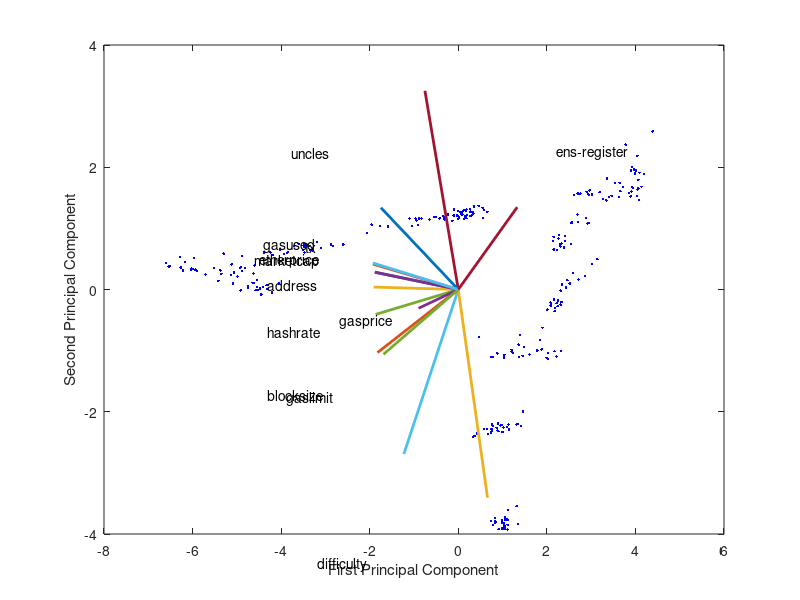

Here is the MATLAB script that generated this plot:
% In this script we collect our first two principal components, form there
% we concatenate them into a matrix, which will be our Projection Matrix.

clear all;

load data/eth_eigenvalues_supply.dat;  % Just so we can ensure that our data is in
                                %ascending / descending order as we need.
                                
load data/eth_eigenvectors_supply.dat;

% In these files our eigenvalues are in ascending order, and as we are
% considering two dimensions, we consider the last two eigenvectors as our
% projection matrix.

proj_matrix = zeros(14, 2); % Require a 14 x 2 matrix.

% We hard code it as there are only two vectors

proj_matrix(:, 1) = eth_eigenvectors_supply(:, 14);

proj_matrix(:, 2) = eth_eigenvectors_supply(:, 13);

%%%%%%%%%%%%%%%%%%%%%%%%%%%%%%%%%%%%%%%%%%%%%%%%%%%%%%%%%%%%%%%%%%%%%%%%
% In this next part, we use our projection matrix to transform our sample
% data to our new space. This new space should contain our data in 2
% dimensions with an 825 x 2 matrix.

load data/eth_data_afterNorm.dat;

transform = eth_data_afterNorm * proj_matrix;
%%%%%%%%%%%%%%%%%%%%%%%%%%%%%%%%%%%%%%%%%%%%%%%%%%%%%%%%%%%%%%%%%%%%%%%%%
% Next, we plot our data as a 2d transform with our labels we created long
% ago.

load data/eth_labels_supplyOnly.dat;


N = size(eth_labels_supplyOnly, 1);

% Loop through the labels and plot their corresponding point in the
% 2d transformed data.

for i = 1 : N
    
   % if priceOnly_labels(i) == 1
    plot(transform(i, 1), transform(i, 2), 'b.');   % black *
  %{
    elseif priceOnly_labels(i) == 2
        plot(transform(i, 1), transform(i, 2), 'bo');   % blue circle
    elseif priceOnly_labels(i) == 3
        plot(transform(i, 1), transform(i, 2), 'g+');   % green +
    elseif priceOnly_labels(i) == 4
        plot(transform(i, 1), transform(i, 2), 'rs');   % red square
    elseif priceOnly_labels(i) == 5
        plot(transform(i, 1), transform(i, 2), 'kx');   % magenta x
    end
    %}
    hold on;
end

xlabel('First Principal Component');
ylabel('Second Principal Component');

% Here are the attrbutes considered.
attributes = {'etherprice', 'tx', 'address', 'marketcap', ...
    'hashrate', 'difficulty', 'blocks', 'uncles', ...
    'blocksize', 'blocktime', 'gasprice', 'gaslimit', ...
    'gasused', 'ens-register'};

dummy = zeros(14);
% Here we add them and their vectors to the biplot
for i = 1 : 14
    dummy(i) = plot([0 (6*proj_matrix(i, 1))], [0 (6*proj_matrix(i, 2))]);
    set(dummy(i), 'LineWidth', 2);
    
    if proj_matrix(i, 1) < 0
        text(10*proj_matrix(i, 1), 10*proj_matrix(i, 2), attributes(i), ...
            'HorizontalAlignment', 'right');
    else
        text(10*proj_matrix(i, 1), 10*proj_matrix(i, 2), attributes(i));
    end
    
    hold on;
end



print figures/eth_2d_biplot.eps -depsc;